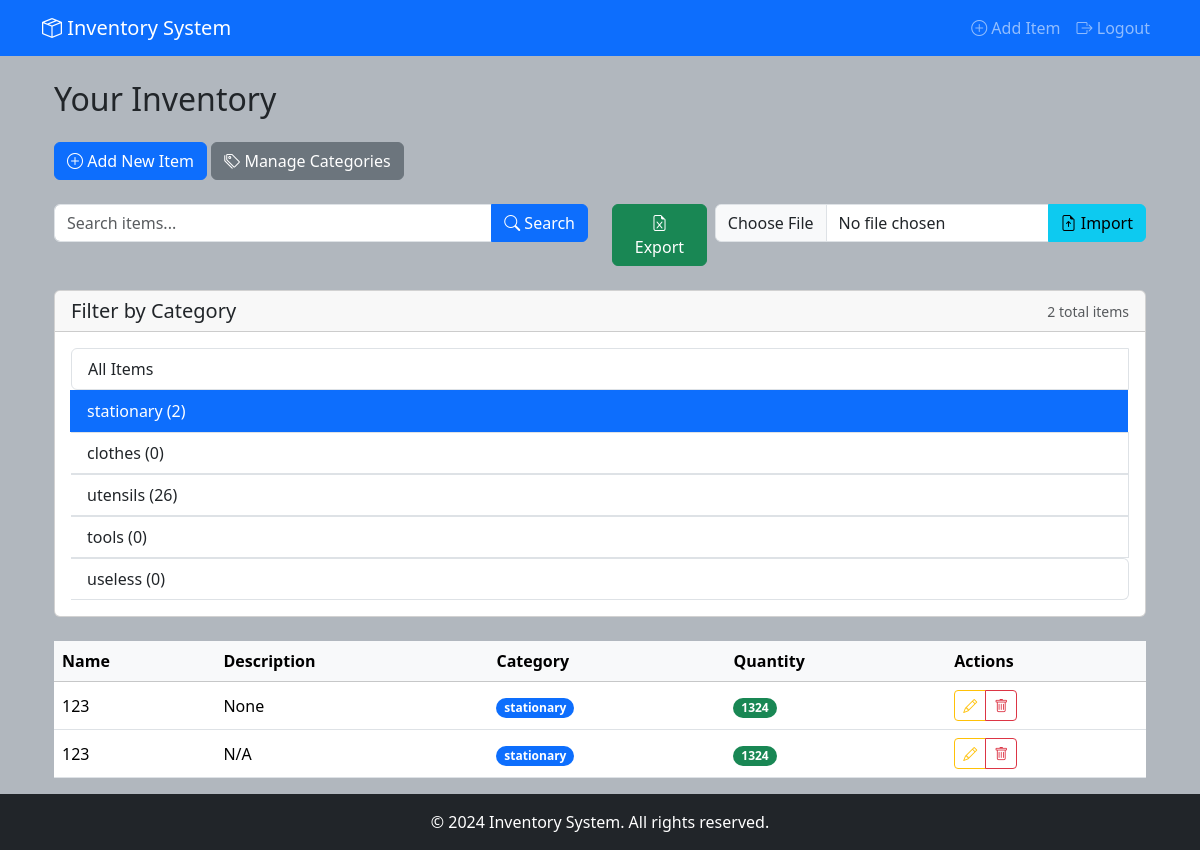
Screenshot of /dashboard?category=1 (signed in) with the database file from the repository.
### models.py (models this page shows)
class Category(db.Model):
    id = db.Column(db.Integer, primary_key=True)
    name = db.Column(db.String(50), unique=True, nullable=False)
    items = db.relationship('InventoryItem', backref='item_category', lazy=True)

class InventoryItem(db.Model):
    id = db.Column(db.Integer, primary_key=True)
    name = db.Column(db.String(100), nullable=False)
    description = db.Column(db.Text)
    quantity = db.Column(db.Integer, default=0)
    user_id = db.Column(db.Integer, db.ForeignKey('user.id'), nullable=False)
    category_id = db.Column(db.Integer, db.ForeignKey('category.id') , nullable=True)

### routes.py (the view)
@routes.route('/dashboard')
@login_required
def dashboard():
    page = request.args.get('page', 1, type=int)
    category_id = request.args.get('category', type=int)
    per_page = 5  # Items per page
    query = InventoryItem.query.filter_by(user_id=current_user.id)
    if category_id:
        query = query.filter_by(category_id=category_id)
    items = query.paginate(page=page, per_page=per_page, error_out=False)
    categories = Category.query.all()
    return render_template('dashboard.html',items=items,categories=categories,selected_category=category_id, search_query=None)

### models.py (called while the page is built)
@login_manager.user_loader
def load_user(user_id):
    return User.query.get(int(user_id))

### templates/dashboard.html (shortened to what this page needs)
{% extends 'base.html' %}
{% block content %}
<div class="container">
    <h2 class="my-4">Your Inventory</h2>
    <div class="mb-4">
        <a href="{{ url_for('routes.add_item') }}" class="btn btn-primary">
            <i class="bi bi-plus-circle"></i> Add New Item
        </a>
        <a href="{{ url_for('routes.manage_categories') }}" class="btn btn-secondary">
            <i class="bi bi-tags"></i> Manage Categories
        </a>
    </div>
    <div class="row mb-4">
        <div class="col-md-6">
            <form action="{{ url_for('routes.search') }}" method="GET" class="mb-3">
                <div class="input-group">
                    <input type="text" name="q" class="form-control"
                           placeholder="Search items..." value="{{ search_query or '' }}">
                    <button type="submit" class="btn btn-primary">
                        <i class="bi bi-search"></i> Search
                    </button>
                </div>
            </form>
        </div>
        <div class="col-md-6">
            <div class="d-flex gap-2">
                <a href="{{ url_for('routes.export_items') }}" class="btn btn-success">
                    <i class="bi bi-file-earmark-excel"></i> Export
                </a>
                <form action="{{ url_for('routes.import_items') }}" method="POST" enctype="multipart/form-data" class="flex-grow-1">
                    <div class="input-group">
                        <input type="file" name="file" class="form-control">
                        <button type="submit" class="btn btn-info">
                            <i class="bi bi-file-earmark-arrow-up"></i> Import
                        </button>
                    </div>
                </form>
            </div>
        </div>
    </div>
    <div class="card mb-4">
        <div class="card-header d-flex justify-content-between align-items-center">
            <h5 class="mb-0">Filter by Category</h5>
            <small class="text-muted">{{ items.total }} total items</small>
        </div>
        <div class="card-body">
            <div class="list-group list-group-horizontal flex-wrap">
                <a href="{{ url_for('routes.dashboard') }}"
                   class="list-group-item list-group-item-action {% if not selected_category %}active{% endif %}">
                    All Items
                </a>
                {% for cat in categories %}
                <a href="{{ url_for('routes.dashboard', category=cat.id) }}"
                   class="list-group-item list-group-item-action {% if selected_category == cat.id %}active{% endif %}">
                    {{ cat.name }} ({{ cat.items|length }})
                </a>
                {% endfor %}
            </div>
        </div>
    </div>
    <div class="table-responsive">
        <table class="table table-hover align-middle">
            <thead class="table-light">
                <tr>
                    <th>Name</th>
                    <th>Description</th>
                    <th>Category</th>
                    <th>Quantity</th>
                    <th>Actions</th>
                </tr>
            </thead>
            <tbody>
                {% for item in items.items %}
                <tr>
                    <td>{{ item.name }}</td>
                    <td>{{ item.description|default('N/A', true) }}</td>
                    <td>
                        {% if item.item_category %}
                            <span class="badge bg-primary rounded-pill">
                                {{ item.item_category.name }}
                            </span>
                        {% else %}
                            <span class="badge bg-secondary rounded-pill">N/A</span>
                        {% endif %}
                    </td>
                    <td>
                        <span class="badge bg-{% if item.quantity < 5 %}danger{% else %}success{% endif %} rounded-pill">
                            {{ item.quantity }}
                        </span>
                    </td>
                    <td>
                        <div class="btn-group" role="group">
                            <a href="{{ url_for('routes.edit_item', id=item.id) }}"
                               class="btn btn-sm btn-outline-warning"
                               title="Edit">
                                <i class="bi bi-pencil"></i>
                            </a>
                            <a href="{{ url_for('routes.delete_item', id=item.id) }}"
                               class="btn btn-sm btn-outline-danger"
                               title="Delete"
                               onclick="return confirm('Are you sure you want to delete this item?')">
                                <i class="bi bi-trash"></i>
                            </a>
                        </div>
                    </td>
                </tr>
                {% endfor %}
            </tbody>
        </table>
    </div>
</div>
{% endblock %}

### static/css/style.css (style rules this page uses)
body { background-color: #b1b7be; }

### rows the page displays
Category: name "stationary", items|length "2"
Category: name "clothes", items|length "0"
Category: name "utensils", items|length "26"
Category: name "tools", items|length "0"
Category: name "useless", items|length "0"
InventoryItem: name "123", description "None", item_category.name "stationary", quantity "1324"
InventoryItem: name "123", description "N/A", item_category.name "stationary", quantity "1324"

### other values shown
{{ items.total }} "2"
